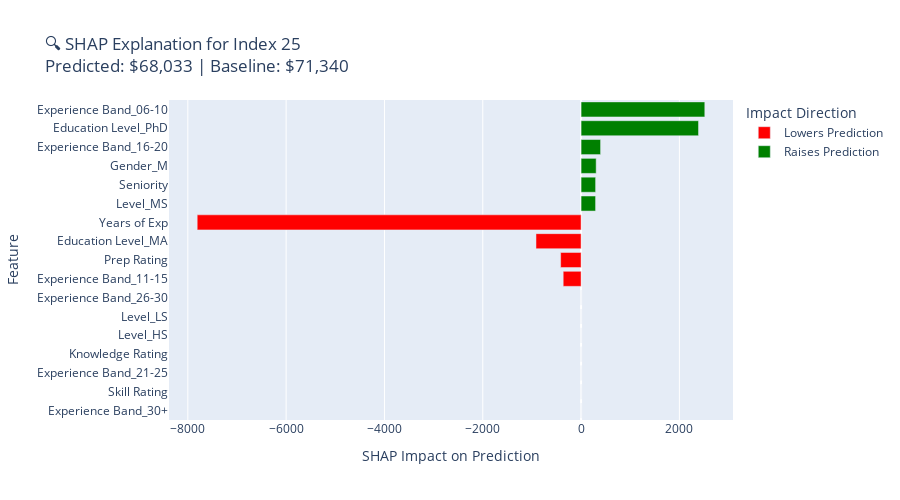

Notebook code cell kept with this figure:
### Code cell
# Set the original index from df (can be anything in df)
original_index = target_index  # 👈 change this to whichever row you want to explain

# Make sure that row exists
if original_index not in df_encoded.index:
    raise ValueError(f"Index {original_index} not found in original data!")

# Match exact features used for training
x_target = df_encoded.loc[[original_index], X_clean.columns]

# SHAP: Use KernelExplainer (you already fit model_noOuts earlier)
explainer = shap.KernelExplainer(model_noOuts.predict, X_clean)
shap_values = explainer.shap_values(x_target)

# Create SHAP DataFrame for display
shap_df = pd.DataFrame({
    "Feature": x_target.columns,
    "Value": x_target.iloc[0].values,
    "SHAP Impact": shap_values[0]
})
shap_df["Abs Impact"] = shap_df["SHAP Impact"].abs()
shap_df["Impact Direction"] = shap_df["SHAP Impact"].apply(lambda x: "Raises Prediction" if x > 0 else "Lowers Prediction")
shap_df = shap_df.sort_values("Abs Impact", ascending=True)

baseline = float(explainer.expected_value)  # ensure it's a plain number
title = (
    f"🔍 SHAP Explanation for Index {original_index}<br>"
    f"Predicted: ${model_noOuts.predict(x_target)[0]:,.0f} | "
    f"Baseline: ${baseline:,.0f}"
)

# Interactive plot
fig = px.bar(
    shap_df,
    x="SHAP Impact",
    y="Feature",
    orientation="h",
    color="Impact Direction",
    hover_data={
        "Value": True,
        "SHAP Impact": True,
        "Feature": False,
        "Impact Direction": False
    },
    title=title,
    color_discrete_map={
        "Raises Prediction": "green",
        "Lowers Prediction": "red"
    }
)

fig.update_layout(
    xaxis_title="SHAP Impact on Prediction",
    yaxis_title="Feature",
    height=500
)

fig.show()

### Figure 1 — Plotly figure (JSON) as saved in the notebook; plotly's stock layout.template omitted (floating-point values rounded to 4 significant figures)
{"data": [{"alignmentgroup": "True", "customdata": [[false, "Lowers Prediction"], [0, "Lowers Prediction"], [false, "Lowers Prediction"], [0.3, "Lowers Prediction"], [true, "Lowers Prediction"], [false, "Lowers Prediction"], [false, "Lowers Prediction"], [false, "Lowers Prediction"], [0, "Lowers Prediction"], [false, "Lowers Prediction"], [7, "Lowers Prediction"]], "hovertemplate": "SHAP Impact=%{x}<br>Value=%{customdata[0]}<extra></extra>", "legendgroup": "Lowers Prediction", "marker": {"color": "red", "pattern": {"shape": ""}}, "name": "Lowers Prediction", "offsetgroup": "Lowers Prediction", "orientation": "h", "showlegend": true, "textposition": "auto", "type": "bar", "x": [0, 0, 0, 0, 0, 0, 0, -364.1, -415.9, -917.4, -7809.0], "xaxis": "x", "y": ["Experience Band_30+", "Skill Rating", "Experience Band_21-25", "Knowledge Rating", "Level_HS", "Level_LS", "Experience Band_26-30", "Experience Band_11-15", "Prep Rating", "Education Level_MA", "Years of Exp"], "yaxis": "y"}, {"alignmentgroup": "True", "customdata": [[false, "Raises Prediction"], [4, "Raises Prediction"], [false, "Raises Prediction"], [false, "Raises Prediction"], [true, "Raises Prediction"], [true, "Raises Prediction"]], "hovertemplate": "SHAP Impact=%{x}<br>Value=%{customdata[0]}<extra></extra>", "legendgroup": "Raises Prediction", "marker": {"color": "green", "pattern": {"shape": ""}}, "name": "Raises Prediction", "offsetgroup": "Raises Prediction", "orientation": "h", "showlegend": true, "textposition": "auto", "type": "bar", "x": [294.8, 295.4, 306.8, 396.6, 2389.0, 2517.0], "xaxis": "x", "y": ["Level_MS", "Seniority", "Gender_M", "Experience Band_16-20", "Education Level_PhD", "Experience Band_06-10"], "yaxis": "y"}], "layout": {"barmode": "relative", "height": 500, "legend": {"title": {"text": "Impact Direction"}, "tracegroupgap": 0}, "title": {"text": "🔍 SHAP Explanation for Index 25<br>Predicted: $68,033 | Baseline: $71,340"}, "xaxis": {"anchor": "y", "domain": [0, 1], "title": {"text": "SHAP Impact on Prediction"}}, "yaxis": {"anchor": "x", "domain": [0, 1], "title": {"text": "Feature"}}}}
